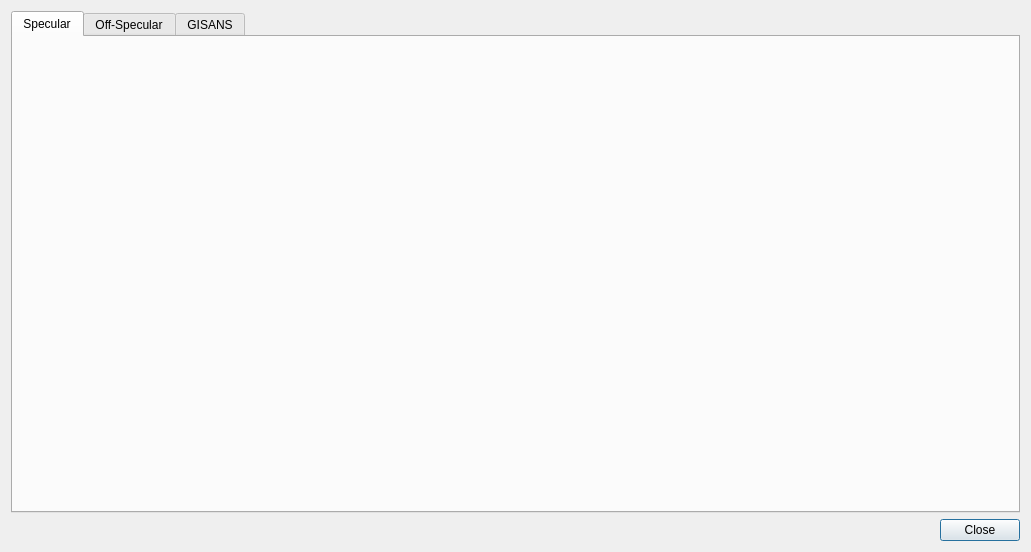
<?xml version="1.0" encoding="UTF-8"?>
<ui version="4.0">
 <class>Dialog</class>
 <widget class="QDialog" name="Dialog">
  <property name="geometry">
   <rect>
    <x>0</x>
    <y>0</y>
    <width>1031</width>
    <height>552</height>
   </rect>
  </property>
  <property name="windowTitle">
   <string>Result Viewer</string>
  </property>
  <layout class="QVBoxLayout" name="verticalLayout">
   <item>
    <widget class="QTabWidget" name="tabWidget">
     <property name="currentIndex">
      <number>0</number>
     </property>
     <widget class="QWidget" name="specular_tab">
      <attribute name="title">
       <string>Specular</string>
      </attribute>
      <layout class="QVBoxLayout" name="verticalLayout_2">
       <item>
        <widget class="CompareWidget" name="specular_compare_widget" native="true"/>
       </item>
      </layout>
     </widget>
     <widget class="QWidget" name="offspecular_tab">
      <attribute name="title">
       <string>Off-Specular</string>
      </attribute>
      <layout class="QGridLayout" name="gridLayout">
       <item row="0" column="1">
        <widget class="MPLWidget" name="offspec_pp_plot" native="true"/>
       </item>
       <item row="0" column="0">
        <widget class="MPLWidget" name="offspec_mm_plot" native="true"/>
       </item>
       <item row="1" column="0">
        <widget class="MPLWidget" name="offspec_pm_plot" native="true"/>
       </item>
       <item row="1" column="1">
        <widget class="MPLWidget" name="offspec_mp_plot" native="true"/>
       </item>
      </layout>
     </widget>
     <widget class="QWidget" name="gisans_tab">
      <attribute name="title">
       <string>GISANS</string>
      </attribute>
     </widget>
    </widget>
   </item>
   <item>
    <widget class="QDialogButtonBox" name="buttonBox">
     <property name="orientation">
      <enum>Qt::Horizontal</enum>
     </property>
     <property name="standardButtons">
      <set>QDialogButtonBox::Close</set>
     </property>
    </widget>
   </item>
  </layout>
 </widget>
 <customwidgets>
  <customwidget>
   <class>CompareWidget</class>
   <extends>QWidget</extends>
   <header location="global">.compare_plots.h</header>
   <container>1</container>
  </customwidget>
  <customwidget>
   <class>MPLWidget</class>
   <extends>QWidget</extends>
   <header location="global">.mplwidget.h</header>
   <container>1</container>
  </customwidget>
 </customwidgets>
 <resources/>
 <connections>
  <connection>
   <sender>buttonBox</sender>
   <signal>accepted()</signal>
   <receiver>Dialog</receiver>
   <slot>accept()</slot>
   <hints>
    <hint type="sourcelabel">
     <x>248</x>
     <y>254</y>
    </hint>
    <hint type="destinationlabel">
     <x>157</x>
     <y>274</y>
    </hint>
   </hints>
  </connection>
  <connection>
   <sender>buttonBox</sender>
   <signal>rejected()</signal>
   <receiver>Dialog</receiver>
   <slot>reject()</slot>
   <hints>
    <hint type="sourcelabel">
     <x>316</x>
     <y>260</y>
    </hint>
    <hint type="destinationlabel">
     <x>286</x>
     <y>274</y>
    </hint>
   </hints>
  </connection>
  <connection>
   <sender>tabWidget</sender>
   <signal>currentChanged(int)</signal>
   <receiver>Dialog</receiver>
   <slot>update_active_tab()</slot>
   <hints>
    <hint type="sourcelabel">
     <x>515</x>
     <y>260</y>
    </hint>
    <hint type="destinationlabel">
     <x>515</x>
     <y>275</y>
    </hint>
   </hints>
  </connection>
 </connections>
 <slots>
  <slot>update_active_tab()</slot>
 </slots>
</ui>
